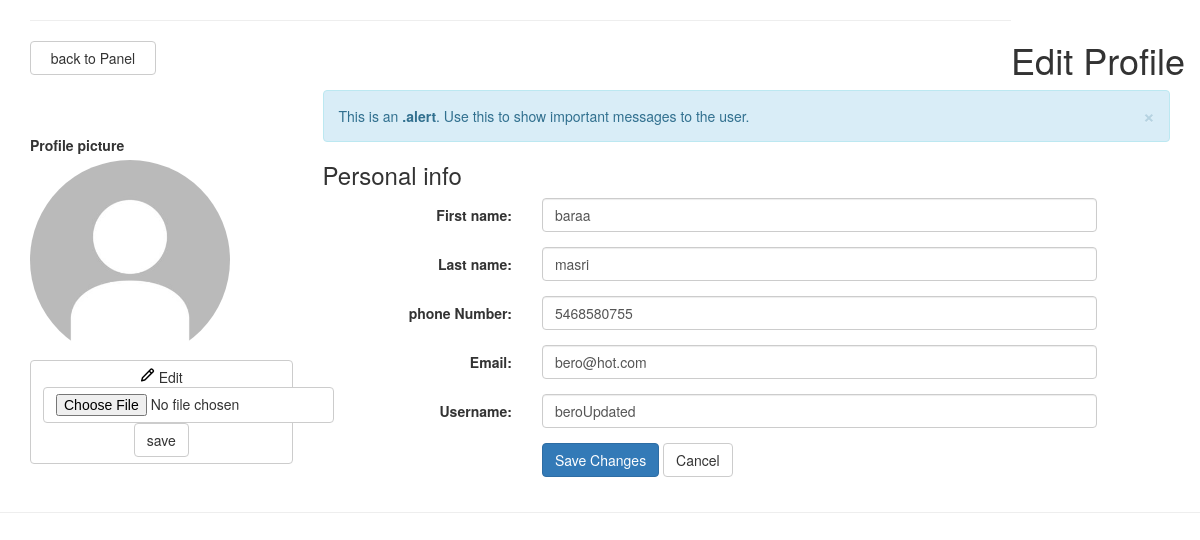
Page /adminprofile (signed in) on the committed database.
### app.py (models this page shows)
class User(UserMixin, db.Model):
    id = db.Column(db.Integer, primary_key=True)
    username = db.Column(db.String(15), unique=True)
    email = db.Column(db.String(50), unique=True)
    password = db.Column(db.String(80), nullable=False)
    fname = db.Column(db.String(20), nullable=True)
    lname = db.Column(db.String(25), nullable=True)
    fnumber = db.Column(db.String(20), nullable=True)
    photo = db.Column(db.LargeBinary, nullable=True)

### app.py (the view)
@app.route('/adminprofile')
@login_required
def adminprofile():
    userData = User.query.filter_by(id=current_user.id).one()
    return render_template('admin/adminprofile.html', userData=userData)

### app.py (called while the page is built)
@login_manager.user_loader
def load_user(user_id):
    return User.query.get(int(user_id))

### templates/admin/adminprofile.html (shortened to what this page needs)
{% extends "bootstrap/base.html" %}
{% import "bootstrap/wtf.html" as wtf %}
{% block styles %}
{{super()}}
<link rel="stylesheet" href="{{url_for('.static', filename='avatar.css')}}">
<link media="all"
      rel="stylesheet" href="https://github.githubassets.com/assets/frameworks-a0377fcd177bd314e2941b7dfb73dcd7.css">
<link media="all"
      rel="stylesheet" href="https://github.githubassets.com/assets/behaviors-491ba1a01271556be855b727e25627ec.css">
<link media="all"
      rel="stylesheet" href="https://github.githubassets.com/assets/settings-8a8d593c036dbe3ae245d10d4c1418d9.css">
<link media="all"
      rel="stylesheet" href="https://github.githubassets.com/assets/github-b520f569f058537c08c17c980c693d5c.css">
{% endblock %}
{% block content %}
<div class="container  ">
    <div class="  navbar-right ">
        <h1>Edit Profile</h1>
    </div>
    <hr>
    <a class="btn btn-default" href="{{ url_for('adminboard') }}">&nbsp;&nbsp;back to Panel&nbsp;&nbsp;</a>
    <div class="row">
        <div class="col-md-3">
            <dl>
                <dt><label class="d-block mb-2">Profile picture</label></dt>
                <dd class="avatar-upload-container clearfix position-relative">
                    <div class="avatar-upload">
                        <img class="avatar rounded-2 avatar-user"
                             src="{{ url_for('static', filename='photo.jpg') }}"
                             width="200" height="200" alt=" ">
                        <div class="position-absolute color-bg-primary rounded-2 color-text-primary left-0 bottom-0 ">
                            <label class="btn btn-default rounded-3 left-0  " >
                                Edit
                                <form action="http://localhost:5000/upload" enctype="multipart/form-data" method="POST">
                                    <input class="btn btn-default  position-absolute" type="file" name="pic" hidden>
                                    <input class="btn btn-default position-absolute     " type="submit" value="save"/>
                                </form>
                            </label>
                        </div>
                    </div>
                </dd>
            </dl>
        </div>
        <div class="col-md-9 personal-info">
            <div class="alert alert-info alert-dismissable">
                <a class="panel-close close" data-dismiss="alert">×</a>
                This is an <strong>.alert</strong>. Use this to show important messages to the user.
            </div>
            <h3>Personal info</h3>
            <form class="form-horizontal" method="POST" role="form" action="{{ url_for('profile_update') }}">
                <div class="form-group">
                    <label class="col-lg-3 control-label">First name:</label>
                    <div class="col-lg-8">
                        <input class="form-control" id="fname" name="fname" type="text" value="{{userData.fname}}">
                    </div>
                </div>
                <div class="form-group">
                    <label class="col-lg-3 control-label">Last name:</label>
                    <div class="col-lg-8">
                        <input class="form-control" id="lname" name="lname" type="text" value="{{userData.lname}}">
                    </div>
                </div>
                <div class="form-group">
                    <label class="col-lg-3 control-label">phone Number:</label>
                    <div class="col-lg-8">
                        <input class="form-control" id="fnumber" name="fnumber" type="text"
                               value="{{userData.fnumber}}">
                    </div>
                </div>
                <div class="form-group">
                    <label class="col-lg-3 control-label">Email:</label>
                    <div class="col-lg-8">
                        <input class="form-control" id="email" name="email" type="text" value="{{userData.email}}">
                    </div>
                </div>
                <div class="form-group">
                    <label class="col-md-3 control-label">Username:</label>
                    <div class="col-md-8">
                        <input class="form-control" id="username" name="username" type="text"
                               value="{{userData.username}}">
                    </div>
                </div>
                <div class="form-group">
                    <label class="col-md-3 control-label"></label>
                    <div class="col-md-8">
                        <input type="submit" class="btn btn-primary" value="Save Changes">
                        <input type="reset" class="btn btn-default" value="Cancel">
                    </div>
                </div>
            </form>
        </div>
    </div>
</div>
<hr>
{% endblock %}

### static/avatar.css (style rules this page uses)
.avatar { display: inline-block; overflow: hidden; line-height: 1; vertical-align: middle; background-color: var(--color-avatar-bg); border-radius: 6px; flex-shrink: 0; box-shadow: 0 0 0 1px var(--color-avatar-border); }
.avatar-user { border-radius: 50%!important; }
.rounded-2 { border-radius: 6px!important; }
img { border-style: none; }

### rows in the picture
User: fname "baraa", lname "masri", fnumber "5468580755", email "bero@hot.com", username "beroUpdated"
